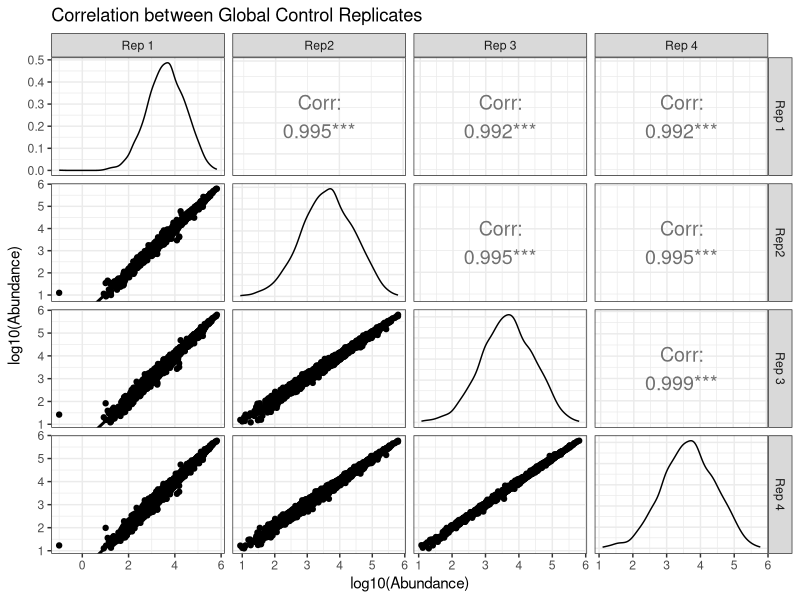
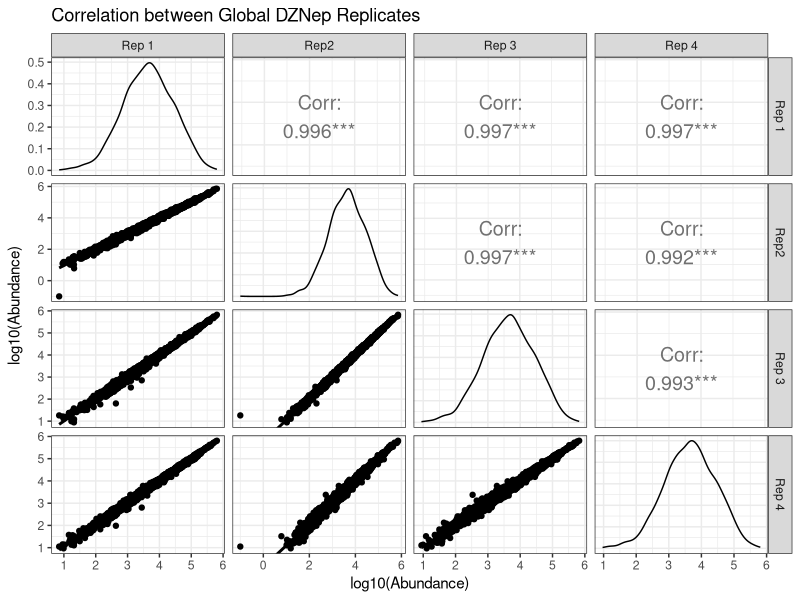
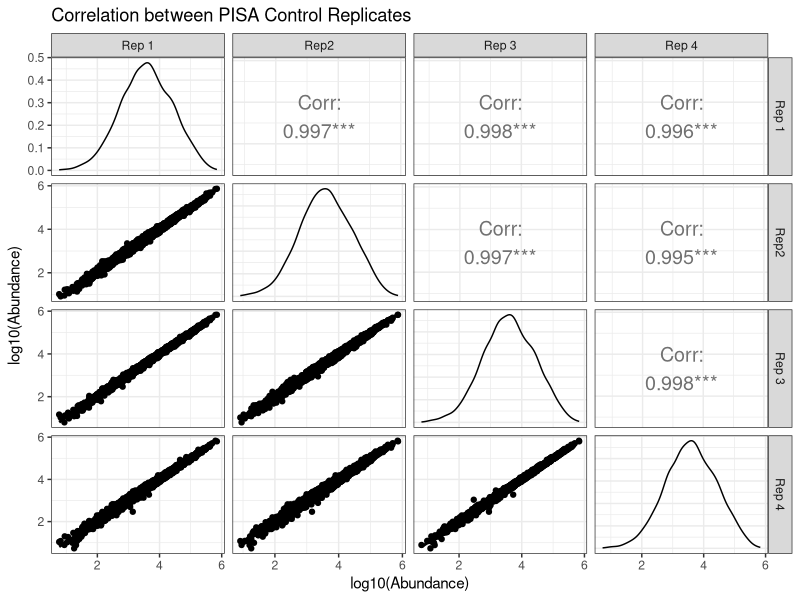
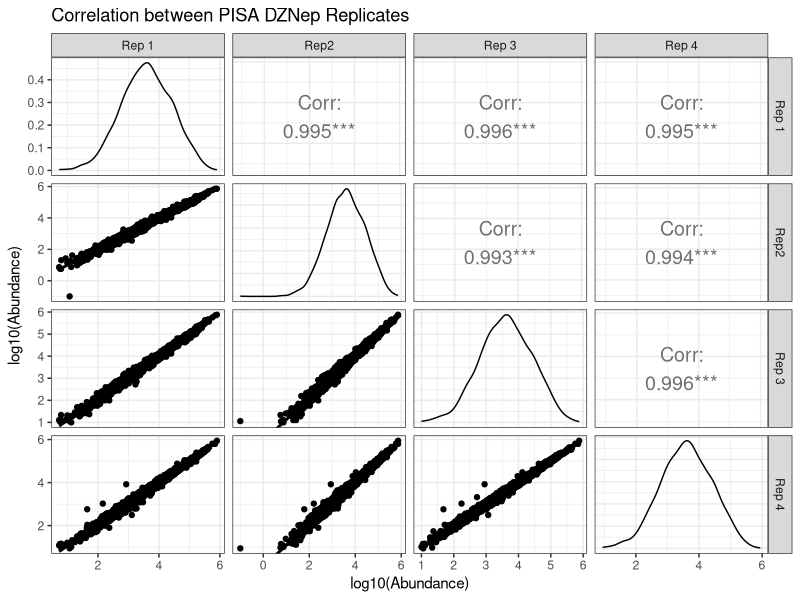
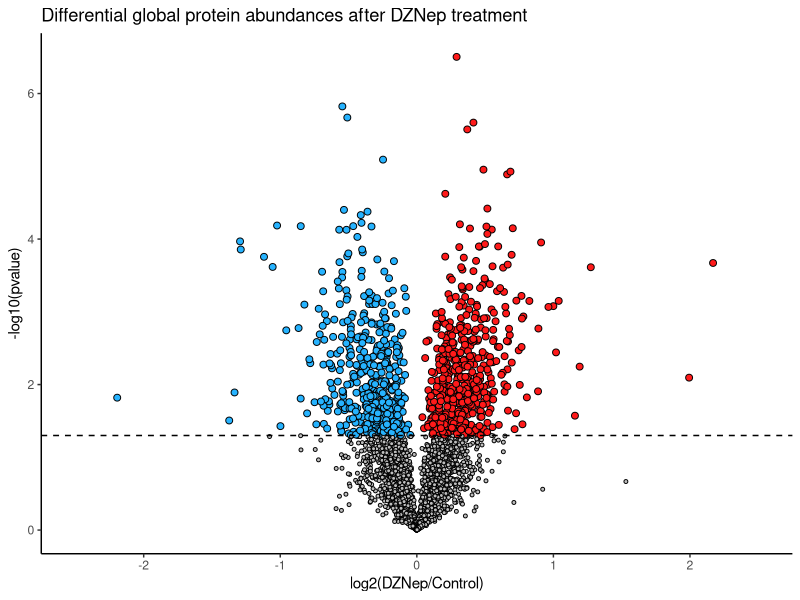
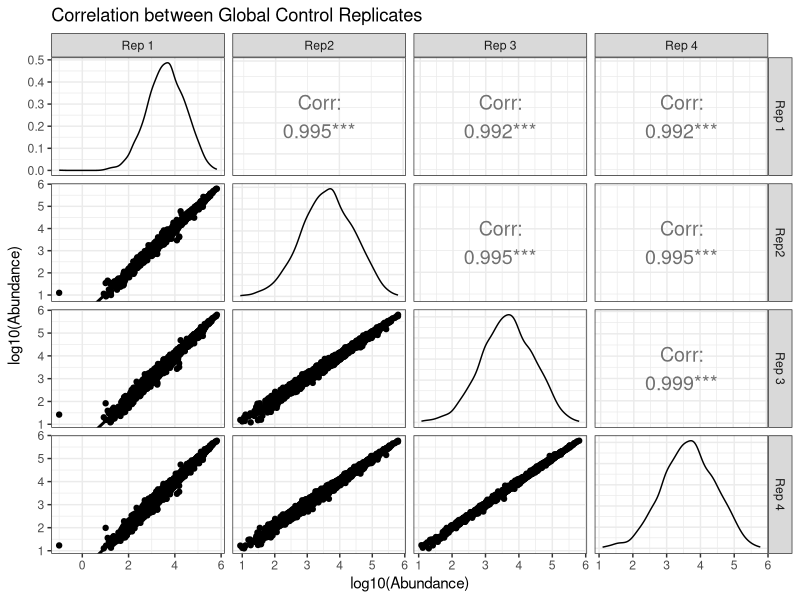
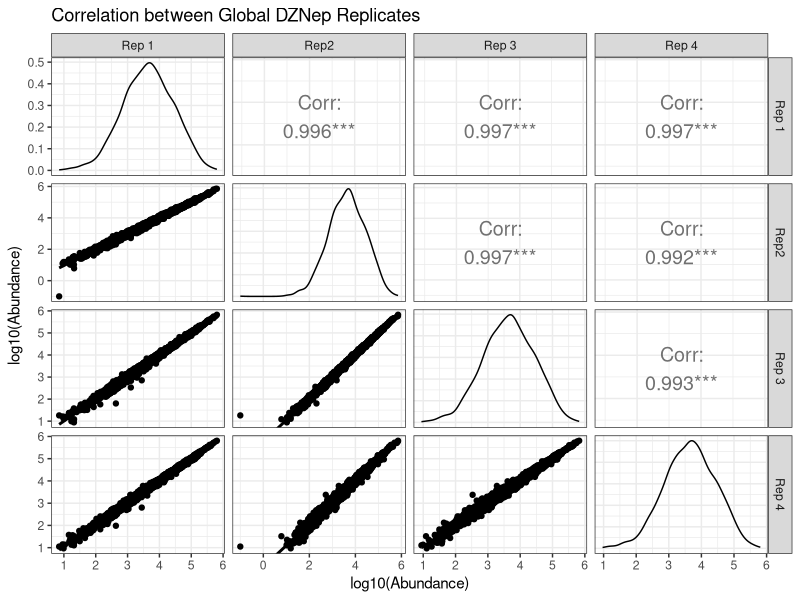
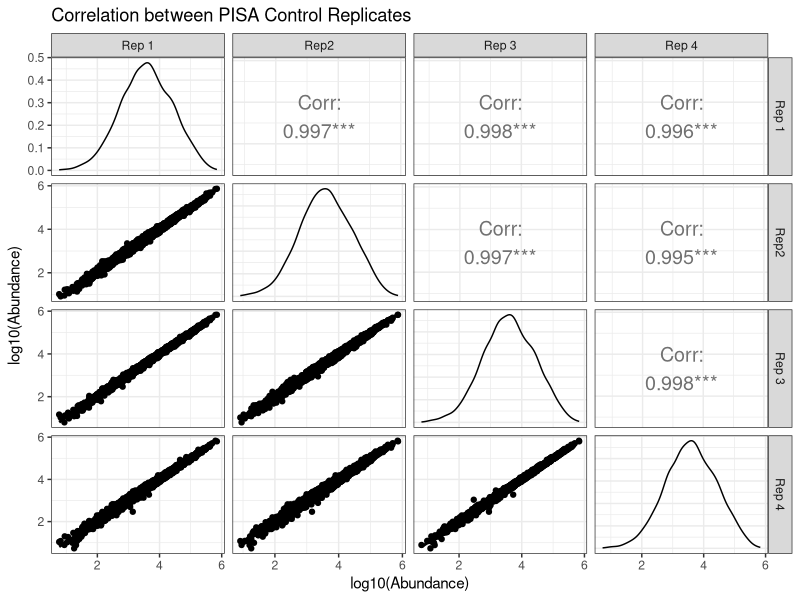

Here is the R script that generated these plots, in order:
## ---- chunk 1
pisa_prot<- read.csv("Inputs/ProteinSummary.csv")

pisa_prot<- na.omit(pisa_prot)

library(dplyr)
library(ggplot2)
library(GGally)
library(stringr)
library(tidyverse)

## ---- chunk 2
pisa_prot2<-pisa_prot%>%
  filter(X..Unique.Peptides >1)

pisa_prot2<- pisa_prot2%>%
  filter(Protein.FDR.Confidence..Combined =="High")

pisa_prot2<- pisa_prot2 %>%
  filter(!grepl("CONTAMINANT", Description))


pisa_work<- pisa_prot2[,c(4,24:39)]

rownames(pisa_work)<- pisa_work[,1]

pisa_work<- pisa_work[,-c(1)]

pisa_work<- pisa_work+0.1

pisa_work$Accession<- rownames(pisa_work)

pisa_work<- pisa_work[,c(17, 1:16)]
colnames(pisa_work)<- c("Accession", 
                        "Cont_Global_Rep1",
                        "Cont_Global_Rep2",
                        "Cont_Global_Rep3",
                        "Cont_Global_Rep4",
                         "Cont_PISA_Rep1",
                       "Cont_PISA_Rep2",
                       "Cont_PISA_Rep3",
                       "Cont_PISA_Rep4",
                       "DZNep_Global_Rep1",
                       "DZNep_Global_Rep2",
                       "DZNep_Global_Rep3",
                       "DZNep_Global_Rep4",
                        "DZNep_PISA_Rep1",
                       "DZNep_PISA_Rep2",
                       "DZNep_PISA_Rep3",
                       "DZNep_PISA_Rep4")



## ---- chunk 3
#Control Global Reps

control_global<- pisa_work[,c(2:5)]
a<-ggpairs(log10(control_global),
        title = "Correlation between Global Control Replicates",
        xlab = "log10(Abundance)",
        ylab = "log10(Abundance)",
        columnLabels = c("Rep 1", "Rep2","Rep 3", "Rep 4"),
        upper = list(continuous = wrap('cor', size = 5)),
        lower=list(continuous="smooth"))+
  theme_bw()
a
#DZNep Global Reps
dznep_global<- pisa_work[,c(10:13)]
b<-ggpairs(log10(dznep_global),
        title = "Correlation between Global DZNep Replicates",
        xlab = "log10(Abundance)",
        ylab = "log10(Abundance)",
        columnLabels = c("Rep 1", "Rep2","Rep 3", "Rep 4"),
        upper = list(continuous = wrap('cor', size = 5)),
        lower=list(continuous="smooth"))+
  theme_bw()
b
#Control PISA Reps
control_pisa<- pisa_work[,c(6:9)]
c<-ggpairs(log10(control_pisa),
        title = "Correlation between PISA Control Replicates",
        xlab = "log10(Abundance)",
        ylab = "log10(Abundance)",
        columnLabels = c("Rep 1", "Rep2","Rep 3", "Rep 4"),
        upper = list(continuous = wrap('cor', size = 5)),
        lower=list(continuous="smooth"))+
  theme_bw()
c
#DZNep PISA Reps

dznep_pisa<- pisa_work[,c(14:17)]
d<-ggpairs(log10(dznep_pisa),
        title = "Correlation between PISA DZNep Replicates",
        xlab = "log10(Abundance)",
        ylab = "log10(Abundance)",
        columnLabels = c("Rep 1", "Rep2","Rep 3", "Rep 4"),
        upper = list(continuous = wrap('cor', size = 5)),
        lower=list(continuous="smooth"))+
  theme_bw()
d

ggsave("Control_global_ggpair_correlation.eps", a, device = "eps", width = 7, height = 7)
ggsave("DZNep_global_ggpair_correlation.eps", b, device = "eps", width = 7, height = 7)
ggsave("Control_pisa_ggpair_correlation.eps", c, device = "eps", width = 7, height = 7)
ggsave("DZNep_pisa_ggpair_correlation.eps", d, device = "eps", width = 7, height = 7)

## ---- chunk 4


#determining the mean and sd of the normalized abundances
pisa_work$cont_global_mean<- rowMeans(pisa_work[,2:5])
pisa_work$cont_global_sd<-apply(pisa_work[,2:5], 1, sd)

pisa_work$dznep_global_mean<- rowMeans(pisa_work[,10:13])
pisa_work$dznep_global_sd<- apply(pisa_work[,10:13], 1, sd)


# Calculating log10FC

pisa_work$FC_global<- pisa_work$dznep_global_mean/pisa_work$cont_global_mean
#hist(pisa$FC) 
#histogram is not normal. So to do a t-test, need normal distribution. Therefore log transforming

pisa_work$log10FC_global<- log10(pisa_work$FC_global)
#hist(pisa$log10FC)
#now have a normal distribution

pisa_work<- na.omit(pisa_work)


#0 sites dropped

pisa_work<- pisa_work%>%
  rowwise() %>%
  mutate(pval = t.test(c(Cont_Global_Rep1, Cont_Global_Rep2, Cont_Global_Rep3, Cont_Global_Rep4),
                       c(DZNep_Global_Rep1, DZNep_Global_Rep2, DZNep_Global_Rep3, DZNep_Global_Rep4))$p.value)%>%
  ungroup()

#pisa_work$p.adjust<- p.adjust(pisa_work$pval, method = "BH")

pisa_work$log10.pvalue<- -log10(pisa_work$pval)

#desginating when something is up or down

pisa_work<- pisa_work%>%
  mutate(protein_type= case_when(FC_global > 1& log10.pvalue >=1.3 ~ "Up with DZNep",
                                 FC_global <= 1 & log10.pvalue >= 1.3 ~"Down with DZNep",
                                 TRUE ~ "ns"))



#obtain protein counts

pisa_work%>%
  count(protein_type)


## ---- chunk 5
#write.csv(pisa_work, "Protome_global_changes.csv")

## ---- chunk 6

cols <- c("Up with DZNep" = "#ff1a1a", "Down with DZNep" = "#26b3ff", "ns" = "grey") 
sizes <- c("Up with DZNep" = 2, "Down with DZNep" = 2, "ns" = 1) 

a<-pisa_work%>%
  ggplot(aes(x = log2(FC_global),
             y = -log10(pval),
             fill = protein_type,    
             size = protein_type)) + 
  geom_point(shape = 21, # Specify shape and colour as fixed local parameters    
             colour = "black") + 
  geom_hline(yintercept = 1.3,
             linetype = "dashed") +
  scale_fill_manual(values = cols) + # Modify point colour
  scale_size_manual(values = sizes) + # Modify point size
  scale_x_continuous(      
                     limits = c(-2.5, 2.5)) +
  theme_classic()+
  labs(title= "Differential global protein abundances after DZNep treatment",
       x = "log2(DZNep/Control)",
       y = "-log10(pvalue)")+
  theme(legend.position = "none")

a
ggsave("Global proteome changes volcanoplot_3.24.eps", a, device = "eps", width = 5, height = 5)


